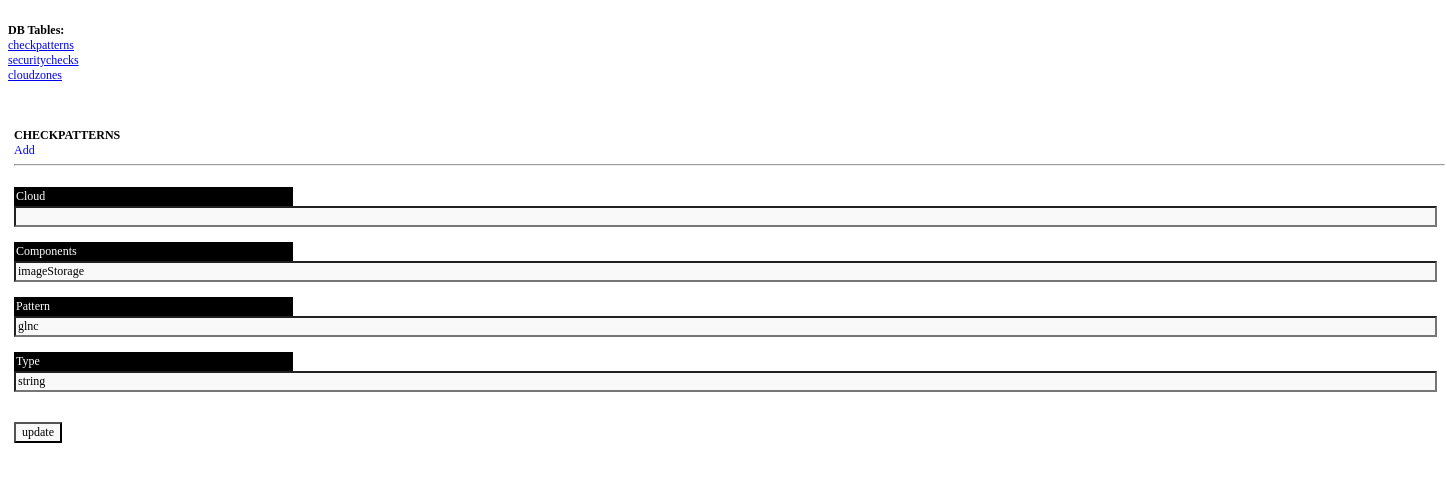
The app's page /apache/html/db.php?cat=checkpatterns&cmd=update&id=5 with its own data.
### tables this page shows
CREATE TABLE `checkPatterns` (
  `id` int(11) NOT NULL AUTO_INCREMENT,
  `type` varchar(16) NOT NULL,
  `pattern` varchar(32) NOT NULL,
  `components` varchar(256) NOT NULL,
  PRIMARY KEY (`id`)
);

### apache/html/inc/db.class/_class.checkpatterns.php (called while the page is built, shortened)
<?php
        class CheckPattern extends Gen
        {
                function __construct()
                {
                        $this->table_name       =       'checkPatterns';
                }
        }

### apache/html/inc/db.class/_class.general_db.php (called while the page is built, shortened)
<?php
        class Gen
        {
                var $table_name;
                var $data_array;
                function load_all($where)
                {
                        global $row_nums, $dbconn;
                        if(empty($where))
                        {
                                $where_str = NULL;
                        }
                        else
                        {
                                $where_str = $where;
                        }
                        $q = "SELECT * FROM $this->table_name $where_str";
                        $res = mysqli_query($dbconn, $q) or die('load_all: '.mysqli_error($dbconn));
                        while($row = mysqli_fetch_assoc($res))
                        {
                                $this->data_array[] = $row;
                        }
                                return $this->data_array;
                }
        }
?>

### apache/html/inc/_backend_functions.php (the view, shortened to what this page needs)
<?php
        function prn_frm_end()
        {
           echo "<br><br><span=\"width: 100%; text-align: right;\"><input type=submit value=update /></form>";
        }
	function prn_frm_top()
	{
           if($_GET['cmd'] != 'add') {
?>
<form enctype="multipart/form-data" action="<?php echo $_SERVER[PHP_SELF]; ?>?cat=<?php echo $_GET[cat]; ?>&cmd=<?php echo $_GET[cmd]; ?>&id=<?php echo $_GET[id]; ?>" method="post">
<?php
          }
?>
<?php
	}
	function frm_txt($classvar, $label, $name, $size)
	{
		echo "<br><div class=tblfield>".$label." <a name=".$name.">&nbsp;</a></div>";
		echo "<div class=tblvalue><input type=text name=$name size=$size value=\"".htmlentities($classvar->data_array[0][$name])."\" /></div>"."\r\n";
		return;
	}
?>
<?php
	function prn_dbdata($cat, $classvar, $classname, $num_sort, $other_sort, $order, $shfields, $display)
	{
		$classvar = new $classname;
		if(isset($_GET['id']))
		{
			$classvar->load_all("WHERE $num_sort = $_GET[id]");
			require_once('inc/_'.$cat.'_form.php');
		}
	}
?>

### apache/html/rsc/_main_style.css (style rules this page uses)
body,table, select, input, option { font-size: 12px; font-family: "Trebuchet MS"; }
input, select, option { background: #f9f9f9; }
.tblfield { width: 275px; padding: 2px; background: black; color: white; }
#left a,#main a,#leftnav a { text-decoration: none; color: #00f; }

### records on screen
checkpatterns: components "imageStorage", pattern "glnc", type "string"

### other values on screen
$aint "checkpatterns"
$aint "securitychecks"
$aint "cloudzones"
str_replace('_', ' ', $_GET['cat']) "CHECKPATTERNS"
$label "Cloud Components Pattern Type"
